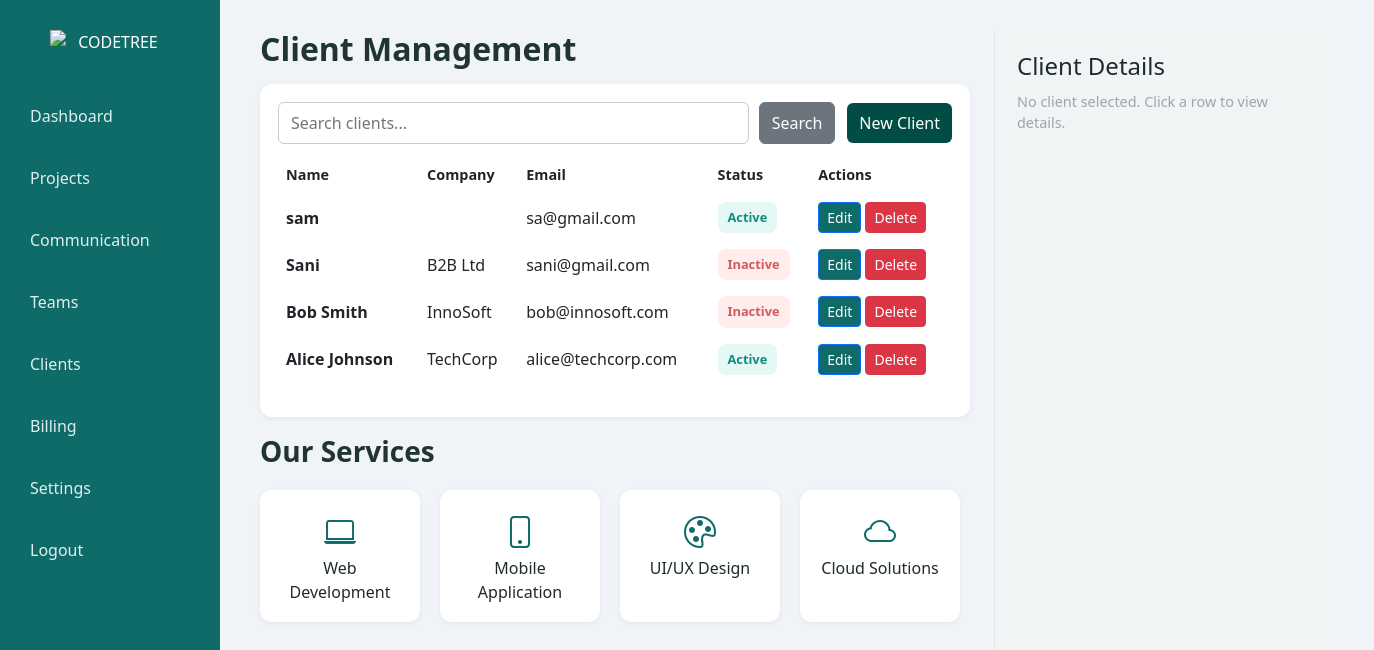
The page /codetree-ipcms/clients.php on the database its author committed.
### tables this page shows
CREATE TABLE `clients` (
  `id` int(11) NOT NULL,
  `name` varchar(100) NOT NULL,
  `company` varchar(100) DEFAULT NULL,
  `email` varchar(100) DEFAULT NULL,
  `phone` varchar(20) DEFAULT NULL,
  `address` text DEFAULT NULL,
  `website` varchar(255) DEFAULT NULL,
  `status` enum('Active','Inactive') DEFAULT 'Active',
  `created_at` timestamp NOT NULL DEFAULT current_timestamp()
);

### codetree-ipcms/clients.php (the view, shortened to what this page needs)
<?php
require_once 'config.php';
$searchQuery = $_GET['search'] ?? '';
if($searchQuery){
    $stmt = $pdo->prepare("SELECT * FROM clients WHERE name LIKE :q OR company LIKE :q ORDER BY id DESC");
    $stmt->execute([':q' => "%$searchQuery%"]);
} else {
    $stmt = $pdo->query("SELECT * FROM clients ORDER BY id DESC");
}
$clients = $stmt->fetchAll(PDO::FETCH_ASSOC);
?>
<!doctype html>
<html lang="en">
<head>
<link href="https://cdn.jsdelivr.net/npm/bootstrap@5.3.0/dist/css/bootstrap.min.css" rel="stylesheet">
<link href="https://cdn.jsdelivr.net/npm/bootstrap-icons/font/bootstrap-icons.css" rel="stylesheet">
</head>
<body>
<nav class="sidebar">
  <div class="brand"><img src="logo.png" alt="CODETREE" /></div>
  <ul class="navlist">
    <li><a href="adashboard.php">Dashboard</a></li>
    <li><a href="projects.php">Projects</a></li>
    <li><a href="comunication.php">Communication</a></li>
    <li><a href="teams.php">Teams</a></li>
    <li><a href="clients.php">Clients</a></li>
    <li><a href="billing.php">Billing</a></li>
    <li><a href="settins.php">Settings</a></li>
    <li><a href="logout.php">Logout</a></li>
  </ul>
</nav>
<div class="main">
<div class="content">
<div class="left">
<h2>Client Management</h2>
<div class="card-panel">
  <div class="toolbar">
    <form method="get" class="search-form">
      <input type="text" name="search" class="search-input" placeholder="Search clients..." value="<?= htmlspecialchars($searchQuery) ?>">
      <button class="btn btn-secondary" type="submit">Search</button>
    </form>
    <button class="btn-new" id="btnNew">New Client</button>
  </div>
  <div style="overflow:auto">
    <table class="table table-borderless" id="clientsTable">
      <thead>
        <tr><th>Name</th><th>Company</th><th>Email</th><th>Status</th><th>Actions</th></tr>
      </thead>
      <tbody>
      <?php foreach($clients as $c): ?>
        <tr class="client-row" data-id="<?= $c['id'] ?>" data-name="<?= htmlspecialchars($c['name']) ?>" data-company="<?= htmlspecialchars($c['company']) ?>" data-email="<?= htmlspecialchars($c['email']) ?>" data-phone="<?= htmlspecialchars($c['phone']) ?>" data-address="<?= htmlspecialchars($c['address']) ?>" data-website="<?= htmlspecialchars($c['website']) ?>" data-status="<?= $c['status'] ?>">
          <td><strong><?= htmlspecialchars($c['name']) ?></strong></td>
          <td><?= htmlspecialchars($c['company']) ?></td>
          <td><?= htmlspecialchars($c['email']) ?></td>
          <td><span class="status <?= $c['status'] ?>"><?= $c['status'] ?></span></td>
          <td>
            <button class="btn btn-sm btn-primary btn-edit">Edit</button>
            <button class="btn btn-sm btn-danger btn-delete">Delete</button>
          </td>
        </tr>
      <?php endforeach; ?>
      </tbody>
    </table>
  </div>
</div>
<h3 style="margin-top:18px">Our Services</h3>
<div class="services">
  <div class="service-box"><i class="bi bi-laptop"></i><div>Web Development</div></div>
  <div class="service-box"><i class="bi bi-phone"></i><div>Mobile Application</div></div>
  <div class="service-box"><i class="bi bi-palette"></i><div>UI/UX Design</div></div>
  <div class="service-box"><i class="bi bi-cloud"></i><div>Cloud Solutions</div></div>
</div>
</div>
<aside class="right details" id="detailPanel">
  <div style="display:flex; justify-content:space-between; align-items:center; margin-bottom:10px;">
    <h4 style="margin:0">Client Details</h4>
  </div>
  <div class="muted" id="noClientMsg">No client selected. Click a row to view details.</div>
</aside>
</div>
</div>
</body>
</html>

### codetree-ipcms/clients.php (style rules this page uses)
:root { --sidebar-w:220px; --bg:#f0f3f7; --panel:#f1f4f5; --accent:#0f6b67; --muted:#9aa6a8; }
html,body { height:100%;margin:0;font-family:Segoe UI,Arial;color:#1f2b2b;background:var(--bg); }
.main { margin-left: var(--sidebar-w); display:flex; height:100vh; align-items:stretch; }
.content { flex:1; padding:30px 40px; box-sizing:border-box; display:flex; gap:24px; }
.left { flex:2; }
.right { width:340px; background:var(--panel); padding:22px; border-left:1px solid rgba(0,0,0,0.06); box-sizing:border-box; }
.card-panel { background: #fff; border-radius:12px; padding:18px; margin-bottom:18px; box-shadow:0 2px 6px rgba(0,0,0,0.05); }
h2,h3 { margin:0 0 16px 0; color:#213434; font-weight:700; }
.toolbar { display:flex; gap:12px; align-items:center; margin-bottom:12px; }
.search-form { flex:1; display:flex; gap:10px; }
.search-input { flex:1; padding:8px 12px; border-radius:6px; border:1px solid #ccc; }
.btn-new { background:#014d44; color:#fff; border:none; padding:8px 12px; border-radius:6px; cursor:pointer; transition:0.3s; }
table { width:100%; border-collapse:collapse; }
th { text-align:left; color:var(--muted); font-weight:600; font-size:0.9rem; padding-bottom:8px; }
td { padding:10px 8px; vertical-align:middle; }
.status { padding:6px 10px; border-radius:8px; font-weight:600; font-size:0.8rem; display:inline-block }
.status.Active { background:#e6f8f6; color:#0d8f7f; }
.status.Inactive { background:#ffecec; color:#d25b5b; }
.services { display:flex; gap:20px; margin-top:22px; }
.service-box { background: #fff; border-radius:12px; padding:18px; width:160px; text-align:center; box-shadow:0 2px 6px rgba(0,0,0,0.05); transition:transform .2s; }
.service-box i { font-size:2rem; color:#0f6b67; margin-bottom:10px; }
.details h4 { margin-bottom:8px; }
.details .muted { color:var(--muted); font-size:.9rem; margin-bottom:12px; }
.btn-edit { background:#0f6b67; color:white; }
.btn-delete { background:#dc3545; color:white; }
.sidebar { width:220px; background:#0f6b67; color:#fff; padding:30px 16px; position:fixed; top:0; left:0; min-height:100vh; display:flex; flex-direction:column; }
.sidebar .brand { text-align:center; margin-bottom:40px; }
.sidebar .brand img { width:120px; display:block; margin:0 auto; }
.sidebar ul.navlist { list-style:none; padding:0; flex-grow:1; }
.sidebar ul.navlist li { margin-bottom:18px; }
.sidebar ul.navlist a { color:#dfeff0; text-decoration:none; display:block; padding:10px 14px; border-radius:6px; transition:0.3s; font-size:16px; }

### rows shown on the page
clients: name "sam", email "sa@gmail.com", status "Active"
clients: name "Sani", company "B2B Ltd", email "sani@gmail.com", status "Inactive"
clients: name "Bob Smith", company "InnoSoft", email "bob@innosoft.com", status "Inactive"
clients: name "Alice Johnson", company "TechCorp", email "alice@techcorp.com", status "Active"
